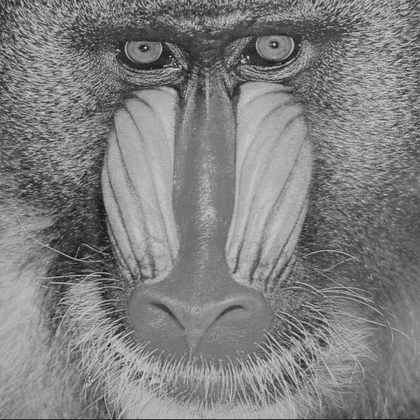
%> input picture baboon.tif, 420 x 420 px, shrunk from 512 x 512 before the run
$ octave test.m   (GNU Octave 9; MATLAB toolbox functions it lacks are replaced by stand-ins)
%> lines starting %> are read from the running program, lines starting %| are printed output that depends on the picture
### find_pixel_coordinates.m
function [Spx, Spy, freq] = find_pixel_coordinates(I)
    % Initialize the sets of x and y coordinates for each pixel value
    Spx = cell(256, 1);
    Spy = cell(256, 1);
    freq = zeros(256, 1);

    % Iterate through each pixel in the image
    [m, n] = size(I);
    for i = 1:m
        for j = 1:n
            p = I(i, j) + 1; % Adjust for 1-based indexing
            Spx{p} = [Spx{p}, i];
            Spy{p} = [Spy{p}, j];
            freq(p) = freq(p) + 1;
        end
    end
end

### test.m
% [20 lines of commented-out code are left out]
img = imread('baboon.tif');
%> img is the input picture: size 420x420 uint8; min 15, max 225, mean 127.3
% [13 lines of commented-out code are left out]

b = histeq(img,256);
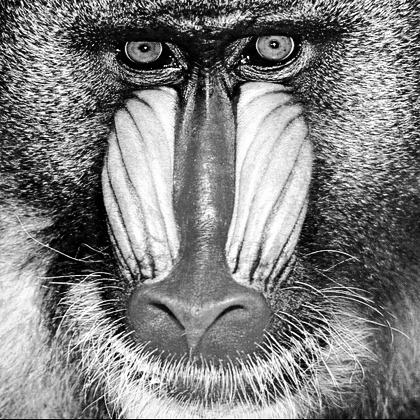
%> b: size 420x420 uint8; min 0, max 255, mean 128
[Spx, Spy, np] = find_pixel_coordinates(img);
%> after the loop in find_pixel_coordinates, `for i = 1:m`: Spx = 256 items; freq = 256 values, max 2251 at index 121, min 0 at index 1, mean 689.1
%> Spx = 256 items; Spy = 256 items; np has the same summary as freq in find_pixel_coordinates
[Spa, Spb, val] = find_pixel_coordinates(b);
%> Spa = 256 items; Spb = 256 items; val = 256 values, max 2251 at index 106, min 0 at index 25, mean 689.1
figure
bar(0:255, np);
xlabel('Grayscale Value');
ylabel('Frequency');
title('Pixel Value Frequency Distribution');
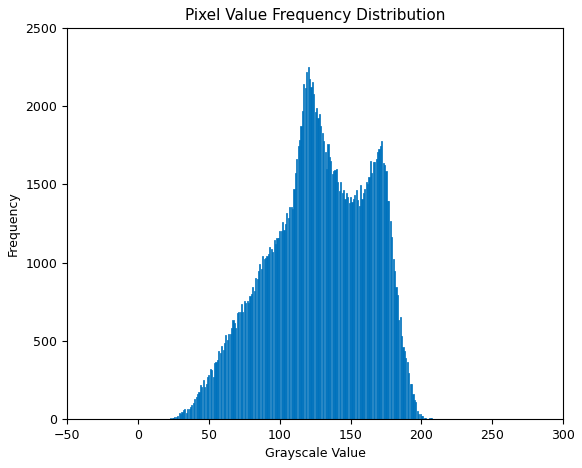
%> figure redrawn from the program's plot data; tallest bar 2251 high, from x = 119.6 to 120.4

figure
bar(0:255, val);
xlabel('Grayscale Value');
ylabel('Frequency');
title('Pixel Value Frequency Distribution');
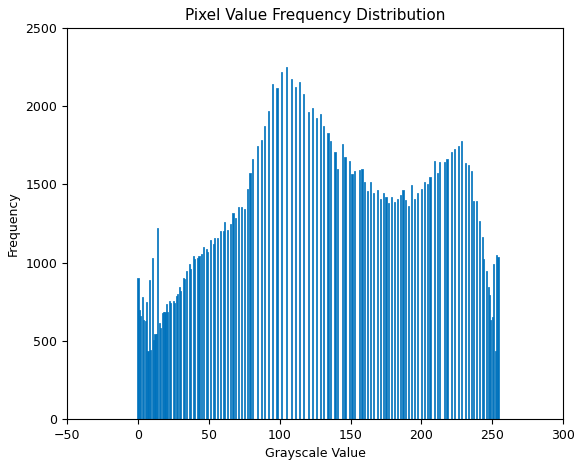
%> figure redrawn from the program's plot data; tallest bar 2251 high, from x = 104.6 to 105.4

% [37 lines of commented-out code are left out]
